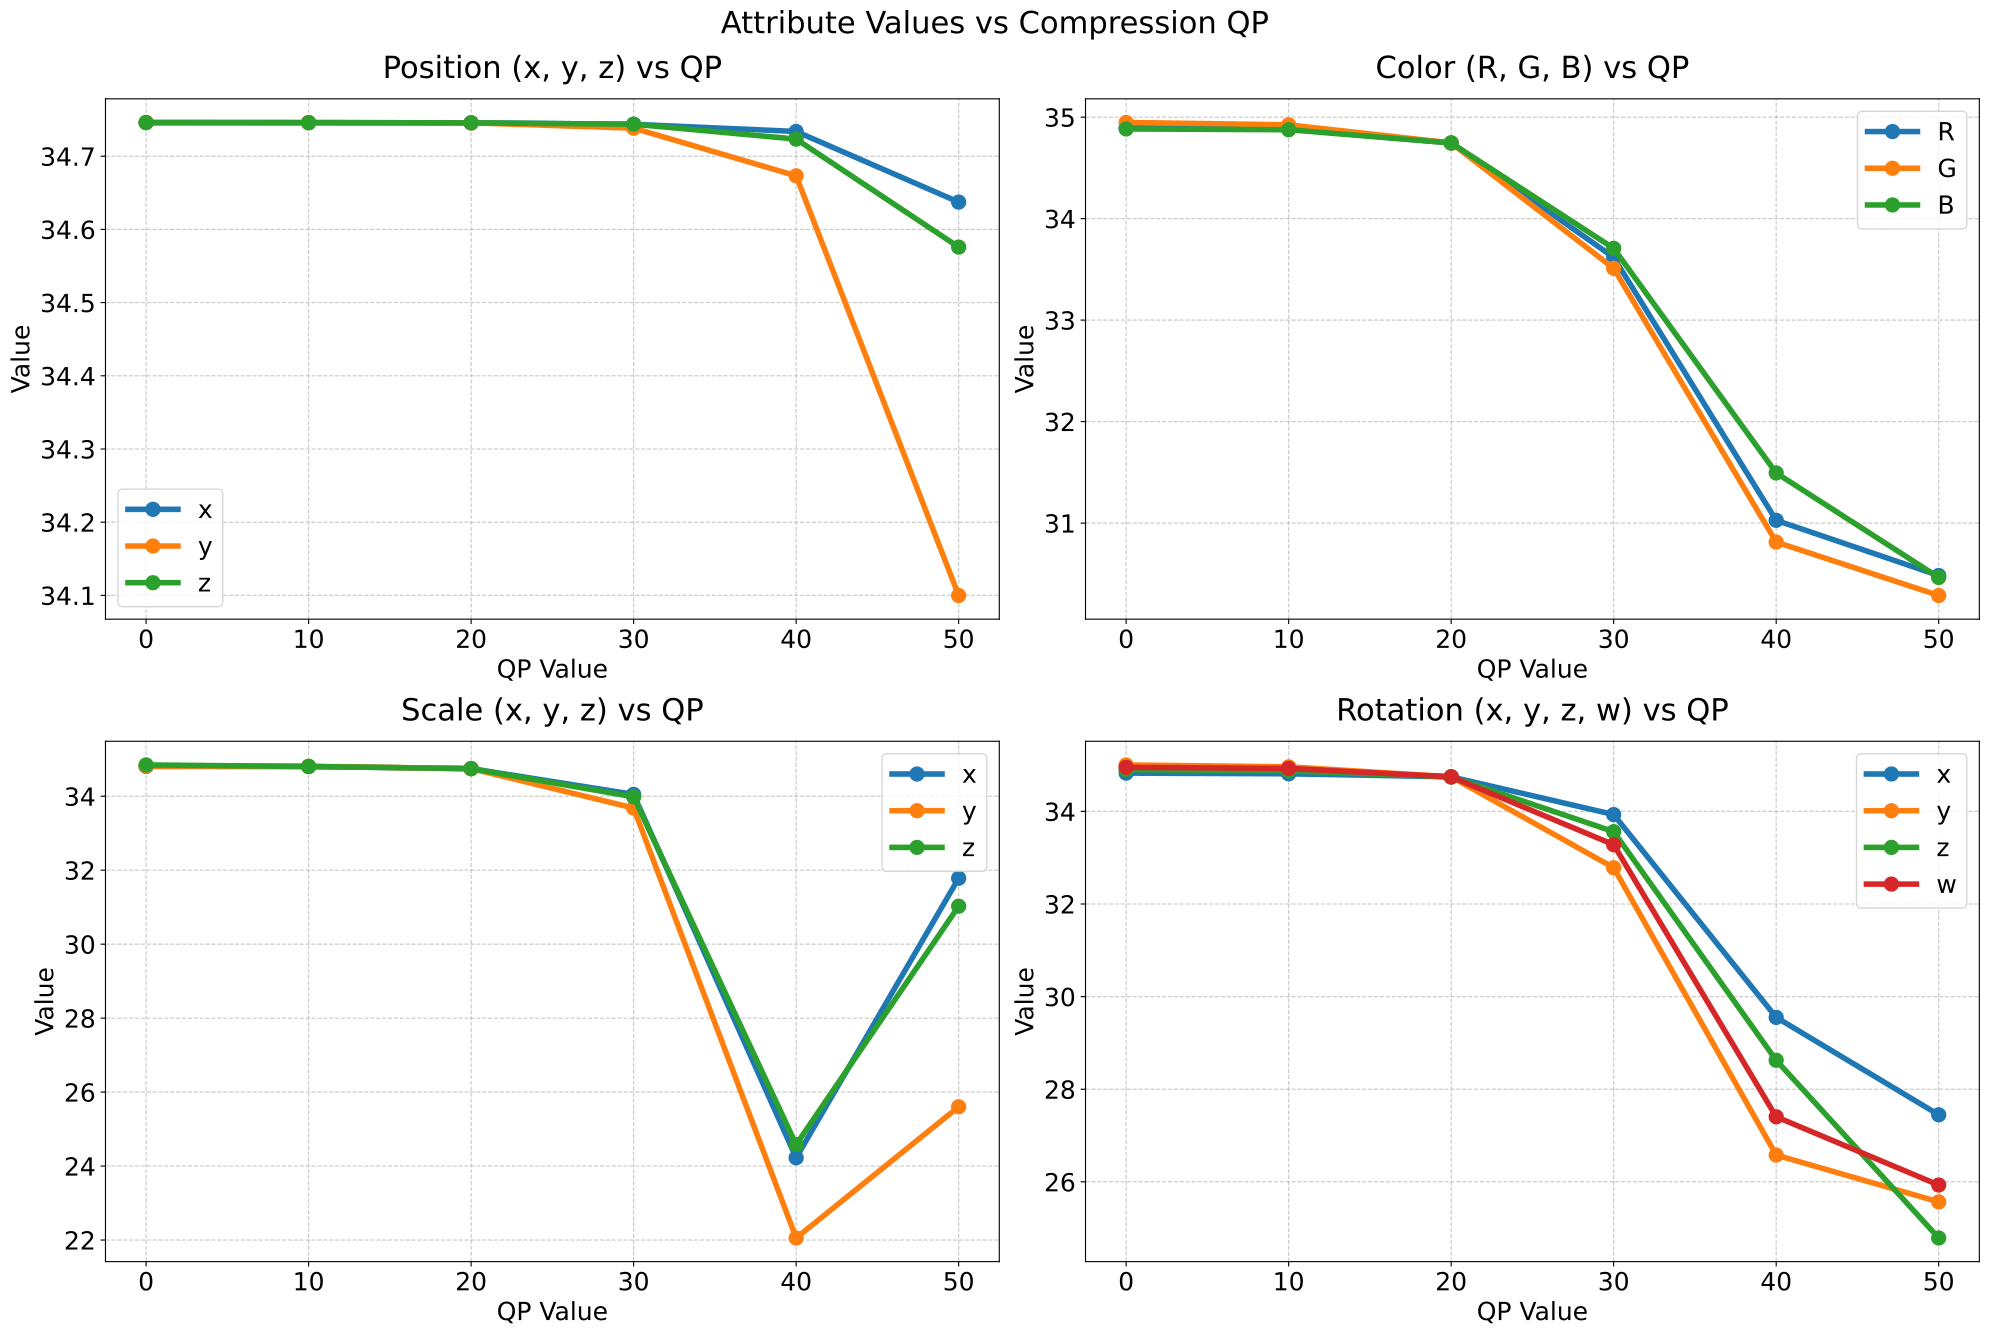

This figure's Python source:
import numpy as np
import pandas as pd
import matplotlib.pyplot as plt

# 准备各属性的DataFrame
df_position = pd.DataFrame({
    'qp': [0, 10, 20, 30, 40, 50],
    'x': [34.7459, 34.7459, 34.7456, 34.7436, 34.7338, 34.6373],
    'y': [34.7461, 34.7460, 34.7456, 34.7383, 34.6732, 34.0998],
    'z': [34.7460, 34.7458, 34.7456, 34.7437, 34.7234, 34.5758]
})

df_color = pd.DataFrame({
    'qp': [0, 10, 20, 30, 40, 50],
    'R': [34.8975, 34.8843, 34.7456, 33.6180, 31.0272, 30.4834],
    'G': [34.9475, 34.9241, 34.7456, 33.5104, 30.8131, 30.2863],
    'B': [34.8838, 34.8759, 34.7456, 33.7072, 31.4938, 30.4642]
})

df_scale = pd.DataFrame({
    'qp': [0, 10, 20, 30, 40, 50],
    'x': [34.8060, 34.8035, 34.7456, 34.0495, 24.2244, 31.7831],
    'y': [34.8137, 34.8096, 34.7456, 33.6797, 22.0563, 25.6026],
    'z': [34.8464, 34.8034, 34.7456, 33.9829, 24.5808, 31.0262]
})

df_rotation = pd.DataFrame({
    'qp': [0, 10, 20, 30, 40, 50],
    'x': [34.8262, 34.8117, 34.7456, 33.9307, 29.5515, 27.4475],
    'y': [35.0034, 34.9621, 34.7456, 32.7834, 26.5781, 25.5664],
    'z': [34.9013, 34.8745, 34.7456, 33.5619, 28.6248, 24.7880],
    'w': [34.9519, 34.9282, 34.7456, 33.2807, 27.4044, 25.9310]
})

def plot_attribute(ax, df, title, ylabel, columns):
    for col in columns:
        ax.plot(df['qp'], df[col], marker='o', linewidth=4, markersize=10, label=col)
    ax.set_title(title, fontsize=22, pad=15)  # 增加标题与图之间的间距
    ax.set_xlabel('QP Value', fontsize=18)
    ax.set_ylabel(ylabel, fontsize=18)
    ax.set_xticks(df['qp'])
    ax.tick_params(axis='both', labelsize=18)  # 增加刻度标签大小
    ax.grid(True, linestyle='--', alpha=0.7)
    ax.legend(fontsize=18, loc='best')  # 增加图例字体大小

# 创建更大的画布并调整子图间距
fig, axes = plt.subplots(2, 2, figsize=(20, 14))

# 绘制四个子图
plot_attribute(axes[0, 0], df_position, 'Position (x, y, z) vs QP', 'Value', ['x', 'y', 'z'])
plot_attribute(axes[0, 1], df_color, 'Color (R, G, B) vs QP', 'Value', ['R', 'G', 'B'])
plot_attribute(axes[1, 0], df_scale, 'Scale (x, y, z) vs QP', 'Value', ['x', 'y', 'z'])
plot_attribute(axes[1, 1], df_rotation, 'Rotation (x, y, z, w) vs QP', 'Value', ['x', 'y', 'z', 'w'])

# 调整整体布局，为主标题留出更多空间
plt.suptitle('Attribute Values vs Compression QP', fontsize=22, y=0.95)
plt.tight_layout(rect=[0, 0, 1, 0.96])  # 为suptitle保留空间
plt.savefig('motivation_sensitivity.png', dpi=300, bbox_inches='tight')
plt.savefig('motivation_sensitivity.pdf', bbox_inches='tight')
